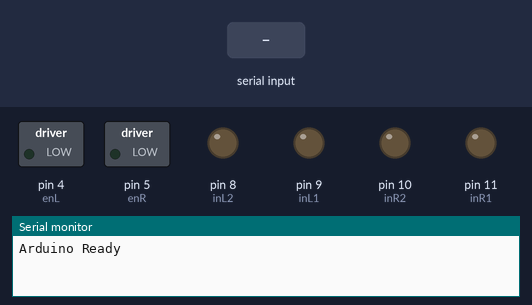
A sketch run on a simulated Arduino Uno, built with avr-gcc and run on an emulated ATmega328P. On the bench: switched loads named in the sketch (green lamp = pin HIGH), output pins drawn as LEDs (lit = HIGH), the last lines printed to the serial monitor. The inputs (shaded band) are chosen by the test bench.

Above: at 1.2 s.
1.3 s: "90,45\n" received over Serial
At 1.8 s:
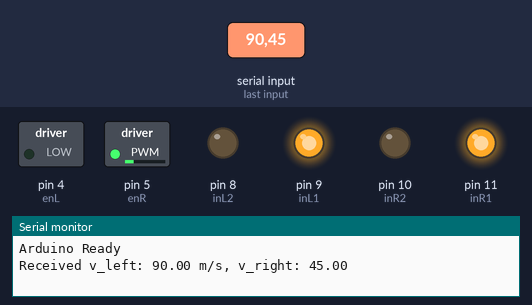
2.8 s: byte 10 ('\n') received over Serial
Timing chart, 0 to 5.8 s (numbered marks = the images above; inputs shaded):
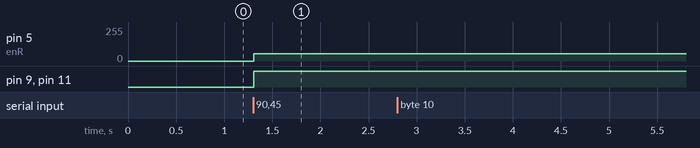

Measured:
- after the input at 1.3 s, pin 5 (enR): 0/255 → 55/255 at once; pin 9 (inL1), pin 11 (inR1): LOW → HIGH at once

The sketch:

signal.ino
```cpp
#include <Arduino.h>

// Define motor control pins
int enL = 4;    // Enable pin for left motor
int inL1 = 9;   // Input 1 for left motor
int inL2 = 8;   // Input 2 for left motor
int enR = 5;    // Enable pin for right motor
int inR1 = 11;  // Input 1 for right motor
int inR2 = 10;  // Input 2 for right motor

// Constants
#define MAX_VELOCITY 1.0    // Maximum wheel velocity in m/s
#define PWM_RESOLUTION 55  // Maximum PWM value

// Robot-specific parameters
float wheel_radius = 0.05;  // Wheel radius in meters
float max_rpm = 70.0;      // Max motor speed in RPM
float max_pwm = 55.0;      // Max PWM value

void setup() {
  Serial.begin(9600); // Initialize serial communication at 9600 baud
  Serial.println("Arduino Ready");

  // Motor pins setup
  pinMode(enL, OUTPUT);
  pinMode(inL1, OUTPUT);
  pinMode(inL2, OUTPUT);
  pinMode(enR, OUTPUT);
  pinMode(inR1, OUTPUT);
  pinMode(inR2, OUTPUT);
}

void loop() {
  static String received_data = "";

  // Check if data is available on the serial port
  while (Serial.available() > 0) {
    char incoming_char = Serial.read();
    if (incoming_char == '\n') {
      // Parse the received velocities
      handleCommand(received_data);
      received_data = ""; // Reset the string
    } else {
      received_data += incoming_char; // Append character to string
    }
  }
}

void handleCommand(String data) {
  float v_left = 0.0, v_right = 0.0;

  // Parse the input string
  int commaIndex = data.indexOf(',');
  if (commaIndex > 0) {
    v_left = data.substring(0, commaIndex).toFloat();
    v_right = data.substring(commaIndex + 1).toFloat();

    // Debug print
    Serial.print("Received v_left: ");
    Serial.print(v_left);
    Serial.print(" m/s, v_right: ");
    Serial.println(v_right);

    // Control motors
    controlMotors(v_left, v_right);
  } else {
    Serial.println("Invalid data format!");
  }
}

void controlMotors(float v_left, float v_right) {
  // Convert velocities to PWM values
  int pwm_left = velocityToPWM(v_left);
  int pwm_right = velocityToPWM(v_right);

  // Control left motor
  if (v_left >= 0) {
    digitalWrite(inL1, HIGH);
    digitalWrite(inL2, LOW);
  } else {
    digitalWrite(inL1, LOW);
    digitalWrite(inL2, HIGH);
  }
  analogWrite(enL, abs(pwm_left));

  // Control right motor
  if (v_right >= 0) {
    digitalWrite(inR1, HIGH);
    digitalWrite(inR2, LOW);
  } else {
    digitalWrite(inR1, LOW);
    digitalWrite(inR2, HIGH);
  }
  analogWrite(enR, abs(pwm_right));
}

int velocityToPWM(float velocity) {
  // Map velocity to a PWM value
  float rpm = (velocity / (2 * PI * wheel_radius)) * 60.0; // Convert m/s to RPM
  int pwm = (rpm / max_rpm) * max_pwm;
  pwm = constrain(pwm, 0, PWM_RESOLUTION); // Ensure PWM is within 0-255
  return pwm;
}
```
